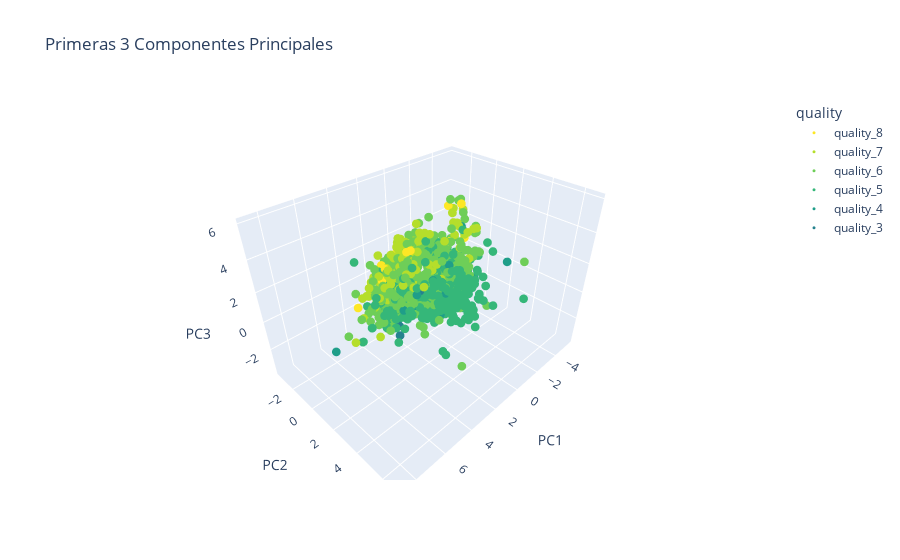

Notebook cell for this chart:
### Markdown cell above
## 3D

### Code cell
# Create a DataFrame with your data
df = pd.DataFrame(Xstand_proy[:, :3], columns=["PC1", "PC2", "PC3"])
df["quality"] = pd.Categorical(quality_by_wine, categories=quality_by_wine.sort_values().unique(), ordered=True)
df = df.sort_values('quality', ascending=False)

# Create an interactive 3D scatter plot with the "Viridis" color scale
fig = px.scatter_3d(df, x="PC1", y="PC2", z="PC3", color="quality", title="Primeras 3 Componentes Principales", color_discrete_sequence=px.colors.sequential.Viridis_r)

# Add a legend
fig.update_traces(marker=dict(size=3), selector=dict(mode='markers'), showlegend=True)

# Show the plot
fig.show()

### Figure 1 — Plotly figure (JSON) as saved in the notebook; plotly's stock layout.template omitted (floating-point values rounded to 4 significant figures; data arrays with more than 128 entries replaced by an {"elided": "..."} marker saying what was removed)
{"data": [{"hovertemplate": "quality=quality_8<br>PC1=%{x}<br>PC2=%{y}<br>PC3=%{z}<extra></extra>", "legendgroup": "quality_8", "marker": {"color": "#fde725", "size": 3, "symbol": "circle"}, "mode": "markers", "name": "quality_8", "scene": "scene", "showlegend": true, "type": "scatter3d", "x": [1.945, 0.6558, -3.635, 0.4594, -0.182, -1.91, 1.926, 2.366, -0.3734, 4.41, -0.5005, 1.945, 0.6746, -3.531, 2.018, -0.8207, -3.532, 1.598], "y": [-1.889, -1.776, -0.4457, -2.609, -2.226, -0.1692, -2.182, -1.646, -1.329, -1.444, -1.423, -1.889, -1.261, -0.7335, -1.721, -2.482, -1.828, 0.1105], "z": [-0.01024, 0.4305, 1.6, 1.179, 0.5565, 2.126, 1.189, 0.5328, 1.204, -0.2969, 1.256, -0.01024, 1.974, 3.915, 1.18, 1.527, 3.423, 3.028]}, {"hovertemplate": "quality=quality_7<br>PC1=%{x}<br>PC2=%{y}<br>PC3=%{z}<extra></extra>", "legendgroup": "quality_7", "marker": {"color": "#b5de2b", "size": 3, "symbol": "circle"}, "mode": "markers", "name": "quality_7", "scene": "scene", "showlegend": true, "type": "scatter3d", "x": {"elided": "199 float values"}, "y": {"elided": "199 float values"}, "z": {"elided": "199 float values"}}, {"hovertemplate": "quality=quality_6<br>PC1=%{x}<br>PC2=%{y}<br>PC3=%{z}<extra></extra>", "legendgroup": "quality_6", "marker": {"color": "#6ece58", "size": 3, "symbol": "circle"}, "mode": "markers", "name": "quality_6", "scene": "scene", "showlegend": true, "type": "scatter3d", "x": {"elided": "638 float values"}, "y": {"elided": "638 float values"}, "z": {"elided": "638 float values"}}, {"hovertemplate": "quality=quality_5<br>PC1=%{x}<br>PC2=%{y}<br>PC3=%{z}<extra></extra>", "legendgroup": "quality_5", "marker": {"color": "#35b779", "size": 3, "symbol": "circle"}, "mode": "markers", "name": "quality_5", "scene": "scene", "showlegend": true, "type": "scatter3d", "x": {"elided": "681 float values"}, "y": {"elided": "681 float values"}, "z": {"elided": "681 float values"}}, {"hovertemplate": "quality=quality_4<br>PC1=%{x}<br>PC2=%{y}<br>PC3=%{z}<extra></extra>", "legendgroup": "quality_4", "marker": {"color": "#1f9e89", "size": 3, "symbol": "circle"}, "mode": "markers", "name": "quality_4", "scene": "scene", "showlegend": true, "type": "scatter3d", "x": [0.1439, -0.981, -1.776, 0.07848, -1.392, -0.7322, 0.4841, -0.7751, -2.495, -1.527, -1.002, -1.861, -0.7222, -1.357, 1.993, -3.216, -2.567, -1.191, -3.492, -1.883, -1.535, 2.864, 0.4492, -1.737, 0.3198, -2.453, -2.474, 0.2739, -1.575, -2.973, 1.405, 0.8949, -1.502, -2.581, -0.1463, -0.112, -2.37, -2.587, -1.246, 0.9691, 2.118, 0.3508, 0.2944, 8.651, -1.146, -4.278, -2.375, -1.284, 0.6281, -0.5386, -1.181, -4.635, -2.986], "y": [1.012, 0.3318, -1.275, 0.2105, -0.1202, 0.6407, 1.436, -0.1971, -1.357, -0.129, 2.331, 1.26, 0.5045, -0.7219, 0.9914, -0.04407, 0.617, 0.5249, 0.1036, -0.0697, -1.032, 0.7983, -0.8475, -0.1111, -1.649, -1.314, -0.8014, -1.221, 0.4504, -0.8643, 0.1747, 2.21, -0.3065, -0.3319, 0.418, -0.2955, -0.3161, 1.405, 0.0839, -0.7227, -1.211, 0.7155, 1.87, 2.757, 0.4262, -1.274, -0.6108, -1.997, 0.9244, -0.4191, -0.3718, 2.36, 0.3196], "z": [-1.223, 0.8342, -0.3674, -0.4425, -2.744, -1.337, -1.358, -2.011, -0.4902, -1.561, -1.275, -1.645, -1.747, -1.731, 0.6423, -1.38, -1.161, -2.161, -0.9328, -0.188, -1.206, -0.09295, -1.444, -3.212, 0.6444, -1.289, -1.518, -0.974, -1.009, -0.8848, -1.065, 0.8163, -2.208, -1.681, -1.547, -1.092, -1.864, -0.1493, 0.0445, -0.1035, -1.297, -1.06, 2.274, 1.801, -2.08, 1.872, 0.001925, 0.2087, 0.9637, -2.536, -1.207, 0.5583, -2.429]}, {"hovertemplate": "quality=quality_3<br>PC1=%{x}<br>PC2=%{y}<br>PC3=%{z}<extra></extra>", "legendgroup": "quality_3", "marker": {"color": "#26828e", "size": 3, "symbol": "circle"}, "mode": "markers", "name": "quality_3", "scene": "scene", "showlegend": true, "type": "scatter3d", "x": [-1.604, -1.395, 2.751, -2.297, 2.634, -2.68, -1.155, -1.503, -3.434, 1.625], "y": [1.333, 0.7656, 0.216, -0.5034, 0.09254, 0.4642, 0.4616, 0.1134, 0.4076, 0.8564], "z": [-1.673, -1.712, -1.647, -1.585, -2.558, -2.504, -2.197, -2.575, -3.654, 0.6708]}], "layout": {"legend": {"title": {"text": "quality"}, "tracegroupgap": 0}, "scene": {"domain": {"x": [0, 1], "y": [0, 1]}, "xaxis": {"title": {"text": "PC1"}}, "yaxis": {"title": {"text": "PC2"}}, "zaxis": {"title": {"text": "PC3"}}}, "title": {"text": "Primeras 3 Componentes Principales"}}}
